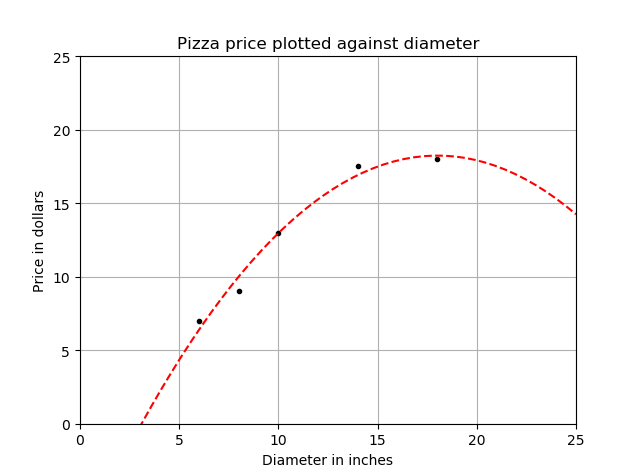

The Python source for this figure:
import numpy as np
import matplotlib.pyplot as plt 
from sklearn.linear_model import LinearRegression
from sklearn.preprocessing import PolynomialFeatures

# Training data
X = np.array([[6],[8],[10],[14],[18]]).reshape(-1,1)
y = np.array([7,9,13,17.5,18])

# Transform into 3-dimension data
quadratic_featurizer = PolynomialFeatures(degree=2)
X_quadratic = quadratic_featurizer.fit_transform(X)
model = LinearRegression()
model.fit(X_quadratic,y)

# Figure
xx = np.linspace(0,25).reshape(-1,1)
xx_quadratic = quadratic_featurizer.transform(xx)
yy = model.predict(xx_quadratic)
plt.figure()
plt.title('Pizza price plotted against diameter')
plt.xlabel('Diameter in inches')
plt.ylabel('Price in dollars')
plt.plot(X,y,'k.')
plt.plot(xx,yy,c='r',linestyle='--')
plt.axis([0,25,0,25])
plt.grid(True)
plt.show()
